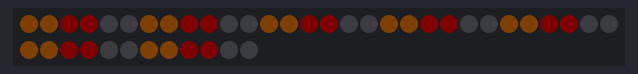
Bench run of a sketch on a simulated Arduino Uno, built with avr-gcc and run on an emulated ATmega328P. Parts: 42 RGB LEDs in strip order, left to right, continuing on the next row. Dim RGB values are drawn brighter than linear.

Above: at 0.61 s.
At 2.1 s:
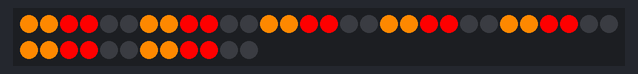
At 9.73 s:
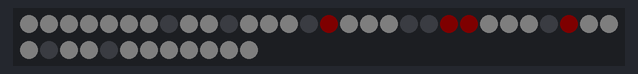
At 11.3 s:
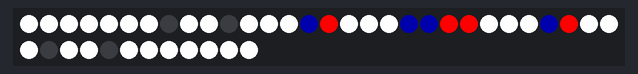

The sketch:

LEDTubeLights.ino
```cpp
#include <Adafruit_NeoPixel.h>

#define PIN 2
#define NUM_TUBES 7
#define NUM_LEDS_PER_TUBE 6
#define BRIGHTNESS 255

Adafruit_NeoPixel strip = Adafruit_NeoPixel(NUM_TUBES * NUM_LEDS_PER_TUBE, PIN, NEO_GRBW + NEO_KHZ800);

int gamma = 0;
boolean fadeIn = true;
String country = "1";

byte neopix_gamma[] = {
    0,  0,  0,  0,  0,  0,  0,  0,  0,  0,  0,  0,  0,  0,  0,  0,
    0,  0,  0,  0,  0,  0,  0,  0,  0,  0,  0,  0,  1,  1,  1,  1,
    1,  1,  1,  1,  1,  1,  1,  1,  1,  2,  2,  2,  2,  2,  2,  2,
    2,  3,  3,  3,  3,  3,  3,  3,  4,  4,  4,  4,  4,  5,  5,  5,
    5,  6,  6,  6,  6,  7,  7,  7,  7,  8,  8,  8,  9,  9,  9, 10,
   10, 10, 11, 11, 11, 12, 12, 13, 13, 13, 14, 14, 15, 15, 16, 16,
   17, 17, 18, 18, 19, 19, 20, 20, 21, 21, 22, 22, 23, 24, 24, 25,
   25, 26, 27, 27, 28, 29, 29, 30, 31, 32, 32, 33, 34, 35, 35, 36,
   37, 38, 39, 39, 40, 41, 42, 43, 44, 45, 46, 47, 48, 49, 50, 50,
   51, 52, 54, 55, 56, 57, 58, 59, 60, 61, 62, 63, 64, 66, 67, 68,
   69, 70, 72, 73, 74, 75, 77, 78, 79, 81, 82, 83, 85, 86, 87, 89,
   90, 92, 93, 95, 96, 98, 99,101,102,104,105,107,109,110,112,114,
  115,117,119,120,122,124,126,127,129,131,133,135,137,138,140,142,
  144,146,148,150,152,154,156,158,160,162,164,167,169,171,173,175,
  177,180,182,184,186,189,191,193,196,198,200,203,205,208,210,213,
  215,218,220,223,225,228,231,233,236,239,241,244,247,249,252,255 };


void setup() {

  strip.begin();
  strip.setBrightness(BRIGHTNESS);
  strip.show();

  Serial.begin(9600);

}

void loop() {

  if(fadeIn) gamma++;
  else gamma--;

  if(gamma>254) {

    fadeIn = false;
    delay(5000);

  }

  if(gamma<1) {

    fadeIn = true;
    if(country=="1") {

      country = "2";

    }else{

      country = "1";

    }

  }

  if(country=="1") setGermany(gamma);
  if(country=="2") setSouthKorea(gamma);

  strip.show();

  delay(5);

}

void setGermany(int gamma){

  int r = neopix_gamma[gamma];
  int g = neopix_gamma[gamma*80/100];

  int third = NUM_LEDS_PER_TUBE / 3;
  for(int i=0;i<third;i++) setRow(i, strip.Color(r,g,0,0));
  for(int i=third;i<2*third;i++) setRow(i, strip.Color(r,0,0,0));
  for(int i=2*third;i<3*third;i++) setRow(i, strip.Color(0,0,0,0));

}

void setSweden(int gamma){

  int r = neopix_gamma[gamma];
  int g = neopix_gamma[gamma];
  int b = neopix_gamma[gamma];

  int fifth = NUM_LEDS_PER_TUBE / 5;
  int x = 2 * fifth * 5 / 4;

  for(int i=0;i<2*fifth;i++) setRow(i, strip.Color(0,0,b,0));
  for(int i=2*fifth;i<3*fifth;i++) setRow(i, strip.Color(r,g,0,0));
  for(int i=3*fifth;i<5*fifth;i++) setRow(i, strip.Color(0,0,b,0));

  if(5*fifth!=NUM_LEDS_PER_TUBE) setRow(NUM_LEDS_PER_TUBE-1, strip.Color(0,0,b,0)); //wenn die Teilung durch 5 nicht aufgeht wird hier eine extra Linie gezeichnet.

  for(int i=x;i<x+fifth;i++) setCol(i, strip.Color(r,g,0,0));

}

void setSwitzerland(int gamma){

  int r = neopix_gamma[gamma];
  int w = neopix_gamma[gamma];

  for(int i=0;i<NUM_TUBES;i++) setCol(i, strip.Color(r,0,0,0));

  //setCol(2, strip.Color(0,0,0,w));
  setCol(3, strip.Color(0,0,0,w));

  //setRow(2, strip.Color(0,0,0,w));
  setRow(2, strip.Color(0,0,0,w));

  setRow(0, strip.Color(r,0,0,0));
  setRow(5, strip.Color(r,0,0,0));
  setCol(0, strip.Color(r,0,0,0));
  setCol(6, strip.Color(r,0,0,0));

}


void setSerbia(int gamma){

  int r = neopix_gamma[gamma]/2;
  int r1 = neopix_gamma[gamma];
  int g = neopix_gamma[gamma]/2;
  int b = neopix_gamma[gamma]/5;
  int w = neopix_gamma[gamma];

  int third = NUM_LEDS_PER_TUBE / 3;
  for(int i=0;i<third;i++) setRow(i, strip.Color(0,0,0,w));
  for(int i=third;i<2*third;i++) setRow(i, strip.Color(0,0,b,0));
  for(int i=2*third;i<3*third;i++) setRow(i, strip.Color(r,0,0,0));

  strip.setPixelColor(8, strip.Color(r1,g,0,0));
  strip.setPixelColor(9, strip.Color(r1,g,0,0));
  strip.setPixelColor(14, strip.Color(r1,g,0,0));
  strip.setPixelColor(15, strip.Color(r1,g,0,0));

}

void setSouthKorea(int gamma){

  int r = neopix_gamma[gamma];
  int b = neopix_gamma[gamma]/5;
  int w = neopix_gamma[gamma];


  for(int i=0;i<NUM_LEDS_PER_TUBE;i++) setRow(i, strip.Color(0,0,0,w));

  strip.setPixelColor(14, strip.Color(0,0,b,0));
  strip.setPixelColor(15, strip.Color(r,0,0,0));
  strip.setPixelColor(19, strip.Color(0,0,b,0));
  strip.setPixelColor(20, strip.Color(0,0,b,0));
  strip.setPixelColor(21, strip.Color(r,0,0,0));
  strip.setPixelColor(22, strip.Color(r,0,0,0));
  strip.setPixelColor(26, strip.Color(0,0,b,0));
  strip.setPixelColor(27, strip.Color(r,0,0,0));

  strip.setPixelColor(7, strip.Color(0,0,0,0));
  strip.setPixelColor(10, strip.Color(0,0,0,0));
  strip.setPixelColor(31, strip.Color(0,0,0,0));
  strip.setPixelColor(34, strip.Color(0,0,0,0));

}


void setRow(int y, uint32_t color){

  for(int i=0; i<NUM_TUBES; i++){

    strip.setPixelColor(y+(i*NUM_LEDS_PER_TUBE), color);

  }

}

void setCol(int x, uint32_t color){

  for(int i=0; i<NUM_LEDS_PER_TUBE; i++){

    strip.setPixelColor(i+(x*NUM_LEDS_PER_TUBE), color);

  }

}
```

Measured:
- by itself, everything shown: repeats every 18.3 s, in 42 steps
